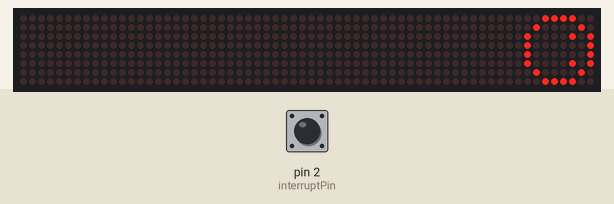
This sketch was run on a simulated Arduino Uno, built with avr-gcc and run on an emulated ATmega328P. Shown: 64×8 LED matrix. The test bench sets the inputs (shaded band); at power-on: pin 2 (interruptPin) HIGH. Random numbers use the default seed unless the sketch sets one.

Above: at 1.2 s.
1.3 s: pin 2 (interruptPin) pulled LOW for 0.15 s
At 2.4 s:
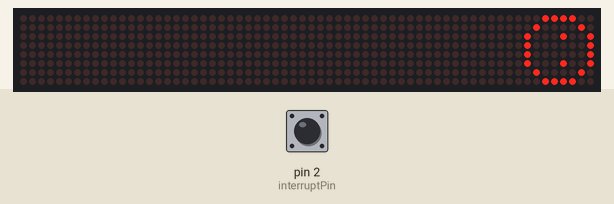
At 4.6 s:
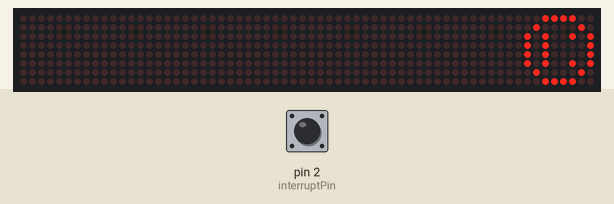
Timing chart, 0 to 6.1 s (numbered marks = the images above; inputs shaded):
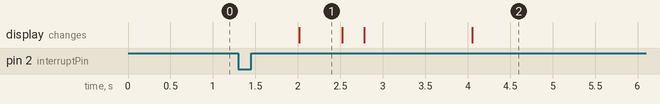

The sketch:

emoji_game.ino
```cpp
/*
* LED 8x8 DotMarix using Arduino
* Created by TheCircuit
*/

#include <LedControl.h>

int DIN = 12;
int CS =  11;
int CLK = 10;
int interruptPin = 2;
long unsigned int lastPress = 0;
int debounceTime = 500;
int faceVal = 0;
LedControl lc=LedControl(DIN,CLK,CS,0);

void setup(){
  pinMode(2,INPUT_PULLUP);
 lc.shutdown(0,false);       //The MAX72XX is in power-saving mode on startup
 lc.setIntensity(0,15);      // Set the brightness to maximum value
 lc.clearDisplay(0);         // and clear the display

 attachInterrupt(digitalPinToInterrupt(interruptPin), ISR_change_face, CHANGE);
}

void loop(){


    byte smile[8] = {0x3C,0x52,0xA5,0xA1,0xA1,0xA5,0x52,0x3C};
    byte noface[8] = {0x3C,0x42,0x81,0x81,0x81,0x81,0x42,0x3C,};
    byte eyesOnly[8] = {0x3C,0x42,0x85,0x81,0x81,0x85,0x42,0x3C};
    byte neutral[8] = {0x3C,0x42,0xA5,0xA1,0xA1,0xA5,0x42,0x3C};
    byte sad[8] = {0x3C,0x42,0xB5,0x91,0x91,0xB5,0x42,0x3C};
    byte eyesDown[8] = {0x3C,0x42,0x89,0x81,0x81,0x89,0x42,0x3C};

    if(faceVal == 0) {

    printByte(eyesOnly);
    delay(2000);
    printByte(eyesDown);
    delay(500);
    printByte(eyesOnly);
    delay(250);
    printByte(noface);
    delay(250);

    }

    if(faceVal == 1) {
      for(int i=0; i<50; i++) {
      printByte(smile);
      printByte(sad);
      printByte(eyesOnly);
      }
    printByte(smile);
    delay(5000);
    faceVal = 0;
    }

    if(faceVal == 2) {
      for(int i=0; i<50; i++) {
      printByte(smile);
      printByte(sad);
      printByte(eyesOnly);
      }
    printByte(neutral);
    delay(5000);
    faceVal = 0;
    }

    if(faceVal == 3) {
      for(int i=0; i<50; i++) {
      printByte(smile);
      printByte(sad);
      printByte(eyesOnly);
      }
    printByte(sad);
    delay(5000);
    faceVal = 0;
    }


}
void printByte(byte character [])
{
  int i = 0;
  for(i=0;i<8;i++)
  {
    lc.setRow(0,i,character[i]);
  }
}

void ISR_change_face() {
Serial.println("inside ISR");
  if((millis()-lastPress) > debounceTime) {
      lastPress = millis();

      faceVal = random(1,4);
  }
}
```

Measured:
- what the display in image 1 shows lasts 0.5 s, from 2.0 s to 2.5 s
